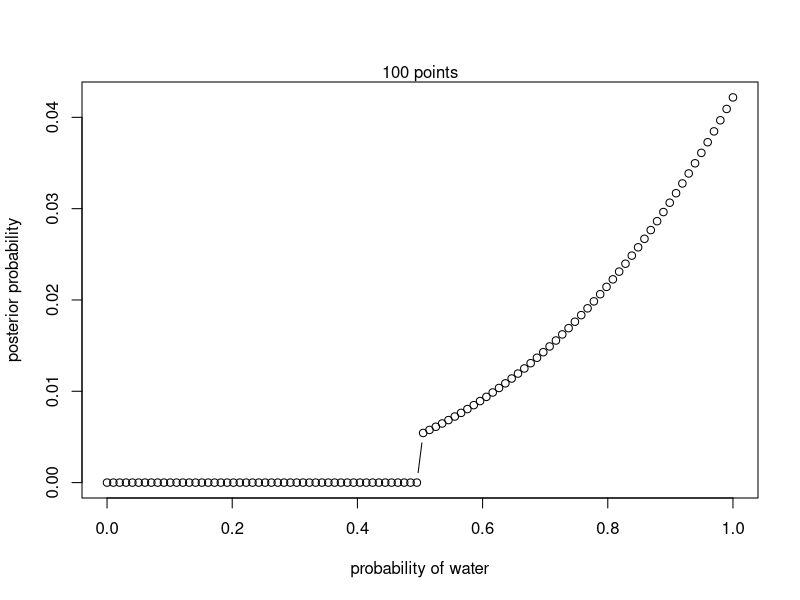
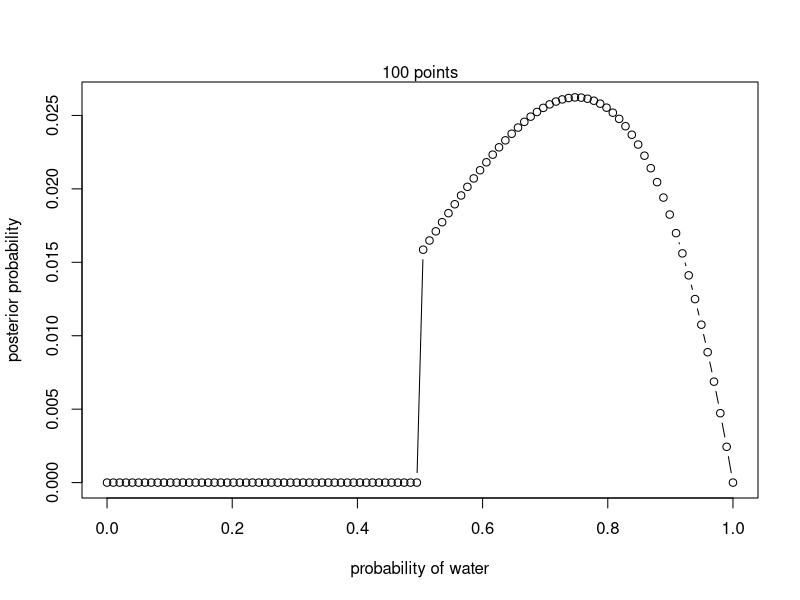

These figures' R source, in order: (Note: this script raises an error after producing the figures.)
# (1) W, W, W
# (2) W, W, W, L
# (3) L, W, W, L, W, W, W

# Approximating the continuous [0, 1] distribution os possible water/land ratios
nb.points <- 100
p_grid <- seq(from=0, to=1, length.out=nb.points)

# Prior probability
prior <- ifelse(p_grid < 0.5, 0, 1)

# (1)
# Binomial likelihood, which gives
likelihood <- dbinom(3, size=3, prob=p_grid)

# Posterior = likelihood * prior
unstd.posterior <- likelihood * prior

# Standardizes posterior
posterior <- unstd.posterior / sum(unstd.posterior)

# Plotting
plot(p_grid, posterior, type="b", xlab="probability of water", ylab="posterior probability")
mtext(paste(toString(nb.points), "points", sep=" "))

# (2) "incrementally"
likelihood.2 <- dbinom(0, size=1, prob=p_grid)
unstd.posterior.2 <- posterior * likelihood.2
posterior.2 <- unstd.posterior.2 / sum(unstd.posterior.2)

# Plotting
plot(p_grid, posterior.2, type="b", xlab="probability of water", ylab="posterior probability")
mtext(paste(toString(nb.points), "points", sep=" "))

# (2) "independently"
likelihood.2.2 <- dbinom(3, size=4, prob=p_grid)
unstd.posterior.2.2 <- likelihood.2.2 * prior
posterior.2.2 <- unstd.posterior.2.2 / sum(unstd.posterior.2.2)
plot(p_grid, posterior2.2, type="b", xlab="probability of water", ylab="posterior probability")
mtext(paste(toString(nb.points), "points", sep=" "))

# (3) "independently"
likelihood.3 <- dbinom(5, size=7, prob=p_grid)
unstd.posterior.3 <- likelihood.3 * prior
posterior.3 <- unstd.posterior.3 / sum(unstd.posterior.3)
plot(p_grid, posterior.3, type="b", xlab="probability of water", ylab="posterior probability")
mtext(paste(toString(nb.points), "points", sep=" "))